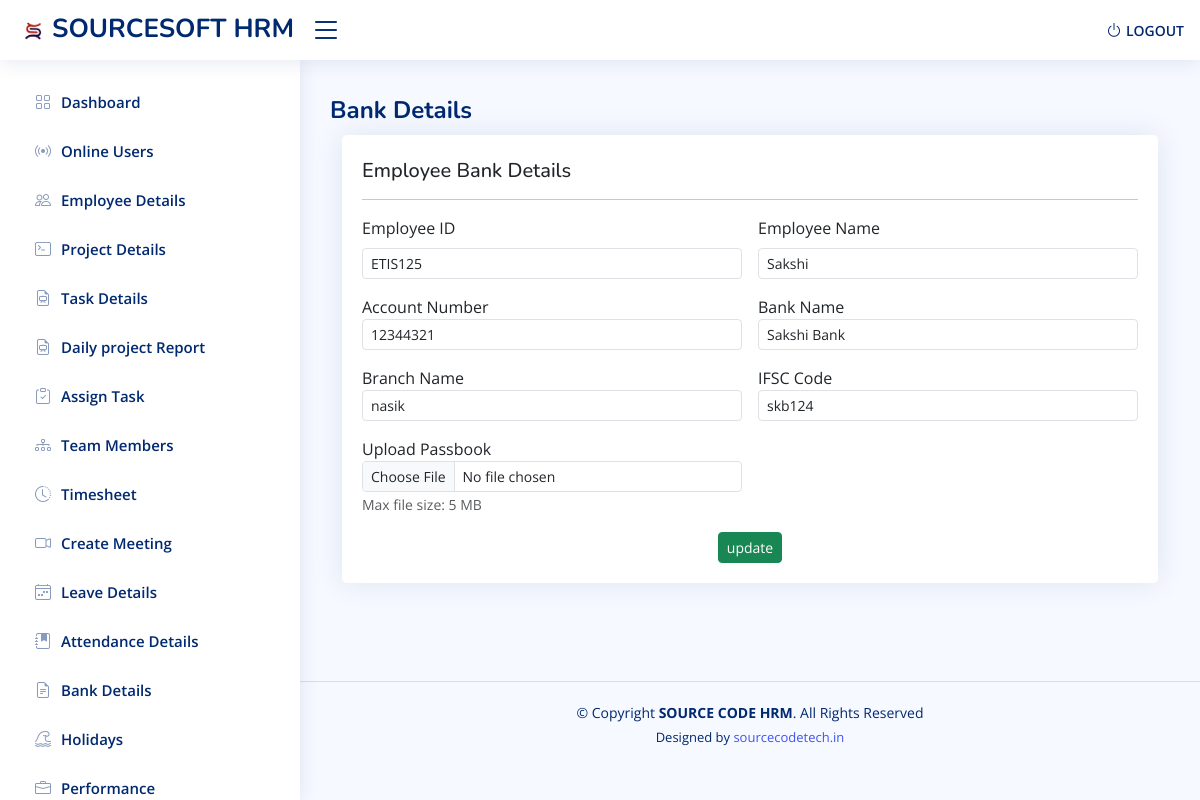
Page /sourcesoft/admin_dashboard/bank_update.php?id=17 on the committed database.
### tables this page shows
CREATE TABLE `bank_details` (
  `id` int(20) NOT NULL,
  `empid` varchar(50) NOT NULL,
  `employeeName` varchar(30) NOT NULL,
  `accountNumber` varchar(40) NOT NULL,
  `bankName` varchar(50) NOT NULL,
  `branchName` varchar(100) NOT NULL,
  `ifscCode` varchar(50) NOT NULL,
  `bankpass` varchar(255) NOT NULL
);

### sourcesoft/admin_dashboard/bank_update.php (the view, shortened to what this page needs)
<?php
include("connection.php");
$idd = $_GET['id'];
$query = "SELECT * FROM bank_details where id='$idd'";
$data = mysqli_query($conn, $query);
$result = mysqli_fetch_assoc($data);
?>
<!DOCTYPE html>
<html lang="en">
<head>
    <link href="assets/vendor/bootstrap/css/bootstrap.min.css" rel="stylesheet">
    <link href="assets/vendor/bootstrap-icons/bootstrap-icons.css" rel="stylesheet">
    <link href="assets/vendor/boxicons/css/boxicons.min.css" rel="stylesheet">
    <link href="assets/vendor/quill/quill.snow.css" rel="stylesheet">
    <link href="assets/vendor/quill/quill.bubble.css" rel="stylesheet">
    <link href="assets/vendor/remixicon/remixicon.css" rel="stylesheet">
    <link href="assets/vendor/simple-datatables/style.css" rel="stylesheet">
    <link href="assets/css/style.css" rel="stylesheet">
    <link rel="stylesheet" href="https://cdn.jsdelivr.net/npm/sweetalert2@11.0.18/dist/sweetalert2.min.css">
    <link rel="stylesheet" href="https://cdnjs.cloudflare.com/ajax/libs/font-awesome/6.4.2/css/all.min.css">
</head>
<body>
    <?php include "include/header.php"; ?>
    <?php include "include/sidebar.php"; ?>
    <main id="main" class="main">
        <div class="pagetitle mt-3">
            <h1 class="fw-bold">Bank Details</h1>
        </div>
        <div class="container">
            <div class="card">
                <div class="card-body">
                    <h5 class="mt-4">Employee Bank Details</h5>
                    <hr>
                    <form class="row g-3" action="#" method="POST" onsubmit="return validateForm()"
                        enctype="multipart/form-data">
                        <div class="col-md-6">
                            <label for="" class="form-label">Employee ID</label>
                            <select class="form-control form-control form-control-sm" id="employeeId" name="empid"
                                required>
                                <option value="<?php echo $result['empid']; ?>"><?php echo $result['empid']; ?></option>
                            </select>
                        </div>
                        <div class="col-md-6">
                            <label for="" class="form-label">Employee Name</label>
                            <input type="text" name="employeeName" id="employeeName"
                                class="form-control form-control-sm" placeholder="Employee Name" readonly
                                value="<?php echo $result['employeeName'];?>">
                        </div>
                        <div class="col-md-6">
                            <label for="accountNumber">Account Number</label>
                            <input type="number" class="form-control form-control-sm" name="accountNumber"
                                placeholder="Enter account number" required autocomplete="off"
                                value="<?php echo $result['accountNumber'];?>">
                        </div>
                        <div class="col-md-6">
                            <label for="bankName">Bank Name</label>
                            <input type="text" class="form-control form-control-sm" name="bankName"
                                placeholder="Enter bank name" required value="<?php echo $result['bankName'];?>"
                                autocomplete="off">
                        </div>
                        <div class="col-md-6">
                            <label for="branchName">Branch Name</label>
                            <input type="text" class="form-control form-control-sm" name="branchName"
                                placeholder="Enter branch name" required value="<?php echo $result['branchName'];?>"
                                autocomplete="off">
                        </div>
                        <div class="col-md-6">
                            <label for="ifscCode">IFSC Code</label>
                            <input type="text" class="form-control form-control-sm" name="ifscCode"
                                placeholder="Enter IFSC code" required value="<?php echo $result['ifscCode'];?>"
                                autocomplete="off">
                        </div>
                        <div class="col-md-6">
                            <label for="bankpass">Upload Passbook</label>
                            <input type="file" class="form-control form-control-sm" name="bankpass"
                                placeholder="Upload Passbook" autocomplete="off" required
                                value="<?php echo $result['bankpass'];?>" accept=".jpg, .jpeg, .png, .gif, .pdf"
                                onchange="checkFileSize(this)">
                            <small class="text-muted">Max file size: 5 MB</small>
                        </div>
                        <div class="col-md-12 text-center">
                            <button type="submit" class="btn btn-success btn-sm" name="update" value="update"
                                onclick="return validateForm()">update</button>
                        </div>
                    </form>
                </div>
            </div>
        </div>
        <br><br>
    </main>
    <?php include "include/footer.php"; ?>
</body>
</html>

### sourcesoft/admin_dashboard/assets/css/style.css (style rules this page uses)
:root { scroll-behavior: smooth; }
body { font-family: "Open Sans", sans-serif; background: #f6f9ff; color: #444444; }
h1, h2, h3, h4, h5, h6 { font-family: "Nunito", sans-serif; }
#main { margin-top: 60px; padding: 20px 30px; transition: all 0.3s; }
.pagetitle { margin-bottom: 10px; }
.pagetitle h1 { font-size: 24px; margin-bottom: 0; font-weight: 600; color: #012970; }
.card { margin-bottom: 30px; border: none; border-radius: 5px; box-shadow: 0px 0 30px rgba(1, 41, 112, 0.1); }
.card-body { padding: 0 20px 20px 20px; }
@media (min-width: 1200px) { #main, #footer { margin-left: 300px; } }

### rows in the picture
bank_details: empid "ETIS125", employeeName "Sakshi", accountNumber "12344321", bankName "Sakshi Bank", branchName "nasik", ifscCode "skb124"
